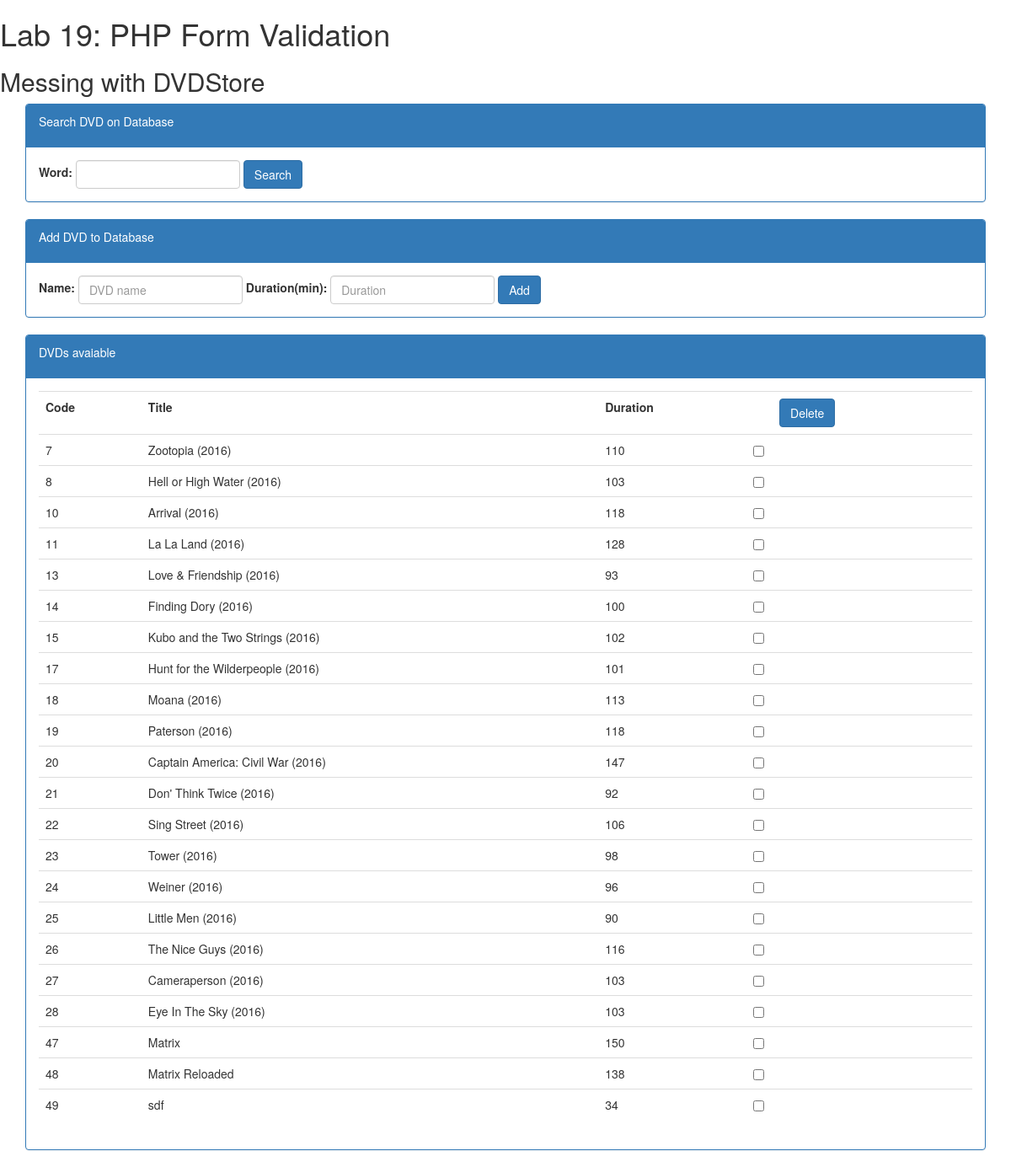
The page / on the database its author committed.
### tables this page shows
CREATE TABLE `dvds` (
  `dvds_id` int(11) NOT NULL AUTO_INCREMENT,
  `title` varchar(100) NOT NULL,
  `duration` int(11) NOT NULL,
  PRIMARY KEY (`dvds_id`),
  KEY `ID` (`dvds_id`),
  KEY `ID_2` (`dvds_id`)
);

### index.php (the view, shortened to what this page needs)
<!DOCTYPE html PUBLIC "-//W3C//DTD XHTML 1.0 Strict//EN"
  "http://www.w3.org/TR/xhtml1/DTD/xhtml1-strict.dtd">
<html xmlns="http://www.w3.org/1999/xhtml">
<head>
    <?php require_once ('db_info.php'); ?>
    <link rel="stylesheet" href="https://maxcdn.bootstrapcdn.com/bootstrap/3.3.7/css/bootstrap.min.css">
</head>
<body>
        <h1>Lab 19: PHP Form Validation</h1>
        <h2>Messing with DVDStore</h2>
        <form action="#" method="post" class="form-inline" id="form">
            <div class="container">
                <div class="panel panel-primary">
                    <div class="panel-heading">
                        <p>Search DVD on Database</p>
                    </div>
                    <div class="panel-body">
                        <div class="form-group">
                            <label for="filter">Word:</label>
                            <input type="text" name="filter" id="filter" class="form-control">
                        </div>
                        <input type="submit" value="Search" name="Search" id="search" class="btn btn-primary">
                    </div>
                </div>
            </div>
            <div class="container">
                <div class="panel panel-primary">
                    <div class="panel-heading">
                        <p>Add DVD to Database</p>
                    </div>
                    <div class="panel-body">
                        <div class="form-group">
                            <label for="name">Name:</label>
                            <input type="text" id="name" name="name" placeholder="DVD name" class="form-control">
                        </div>
                        <div class="form-group">
                            <label for="duration">Duration(min):</label>
                            <input type="text" id="duration" name="duration" class="form-control" placeholder="Duration">
                        </div>
                        <input type="submit" value="Add" name="Add" id="add" class="btn btn-primary">
                    </div>
                </div>
            </div>
            <div class="container">
                <div class="panel panel-primary">
                    <div class="panel-heading">
                        <p>DVDs avaiable</p>
                    </div>
                    <div class="panel-body">
    <?php
    $link2 = mysqli_connect( $host, $user, $password, $dbname);
    $query2 = "SELECT  `dvds_id` AS  'Code',  `title` AS  'Title',  `duration` AS  'Duration' FROM  `dvds`";
    $result2 = mysqli_query( $link2, $query2 );
    echo "<table class=\"table\">
            <tr>
                <th>Code</th>
                <th>Title</th>
                <th>Duration</th>
                <th>";
    echo "<div class=\"form-group\">
                <div class=\"col-sm-offset-2 col-sm-10\">
                    <input type=\"submit\" value=\"Delete\" name=\"Delete\" class=\"btn btn-primary\">
                </div>
            </div>";
    echo "</th></tr>";
    if (mysqli_num_rows($result2) == 0)
        echo "<tr><td colspan='2'>No records found.</td></tr>";
    else {
        while ($row = mysqli_fetch_assoc($result2)) {
            echo "<tr><td>" . $row['Code'] . "</td>";
            echo "<td>" . $row['Title'] . "</td>";
            echo "<td>" . $row['Duration'] . "</td>";
            echo "<td> <input type=\"checkbox\" name=\"toDelete[]\" value=\"" . $row['Code'] . "\" class=\"checkbox\"></td></tr>\n";
        }
    }
    echo "</table>";
    ?>
                    </div>
                </div>
            </div>
        </form>
</body>
</html>

### index.php (style rules this page uses)
body { min-width: 350px; }

### rows shown on the page
dvds: dvds_id "7", title "Zootopia (2016)", duration "110"
dvds: dvds_id "8", title "Hell or High Water (2016)", duration "103"
dvds: dvds_id "10", title "Arrival (2016)", duration "118"
dvds: dvds_id "11", title "La La Land (2016)", duration "128"
dvds: dvds_id "13", title "Love & Friendship (2016)", duration "93"
dvds: dvds_id "14", title "Finding Dory (2016)", duration "100"
dvds: dvds_id "15", title "Kubo and the Two Strings (2016)", duration "102"
dvds: dvds_id "17", title "Hunt for the Wilderpeople (2016)", duration "101"
dvds: dvds_id "18", title "Moana (2016)", duration "113"
dvds: dvds_id "19", title "Paterson (2016)", duration "118"
dvds: dvds_id "20", title "Captain America: Civil War (2016)", duration "147"
dvds: dvds_id "21", title "Don' Think Twice (2016)", duration "92"
dvds: dvds_id "22", title "Sing Street (2016)", duration "106"
dvds: dvds_id "23", title "Tower (2016)", duration "98"
dvds: dvds_id "24", title "Weiner (2016)", duration "96"
dvds: dvds_id "25", title "Little Men (2016)", duration "90"
dvds: dvds_id "26", title "The Nice Guys (2016)", duration "116"
dvds: dvds_id "27", title "Cameraperson (2016)", duration "103"
dvds: dvds_id "28", title "Eye In The Sky (2016)", duration "103"
dvds: dvds_id "47", title "Matrix", duration "150"
dvds: dvds_id "48", title "Matrix Reloaded", duration "138"
dvds: dvds_id "49", title "sdf", duration "34"
